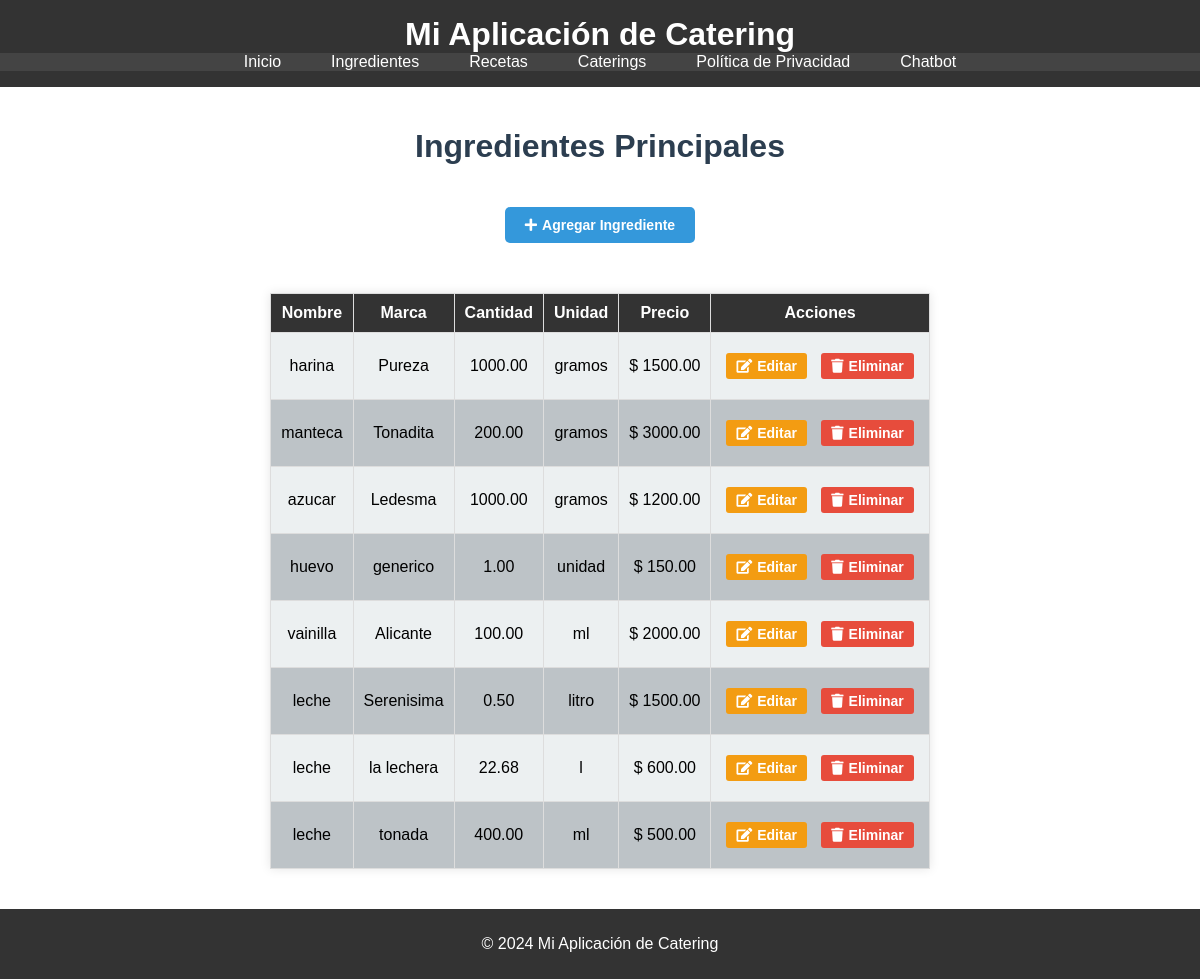
The page /calculos/ingredientes/ on the database as committed earlier.
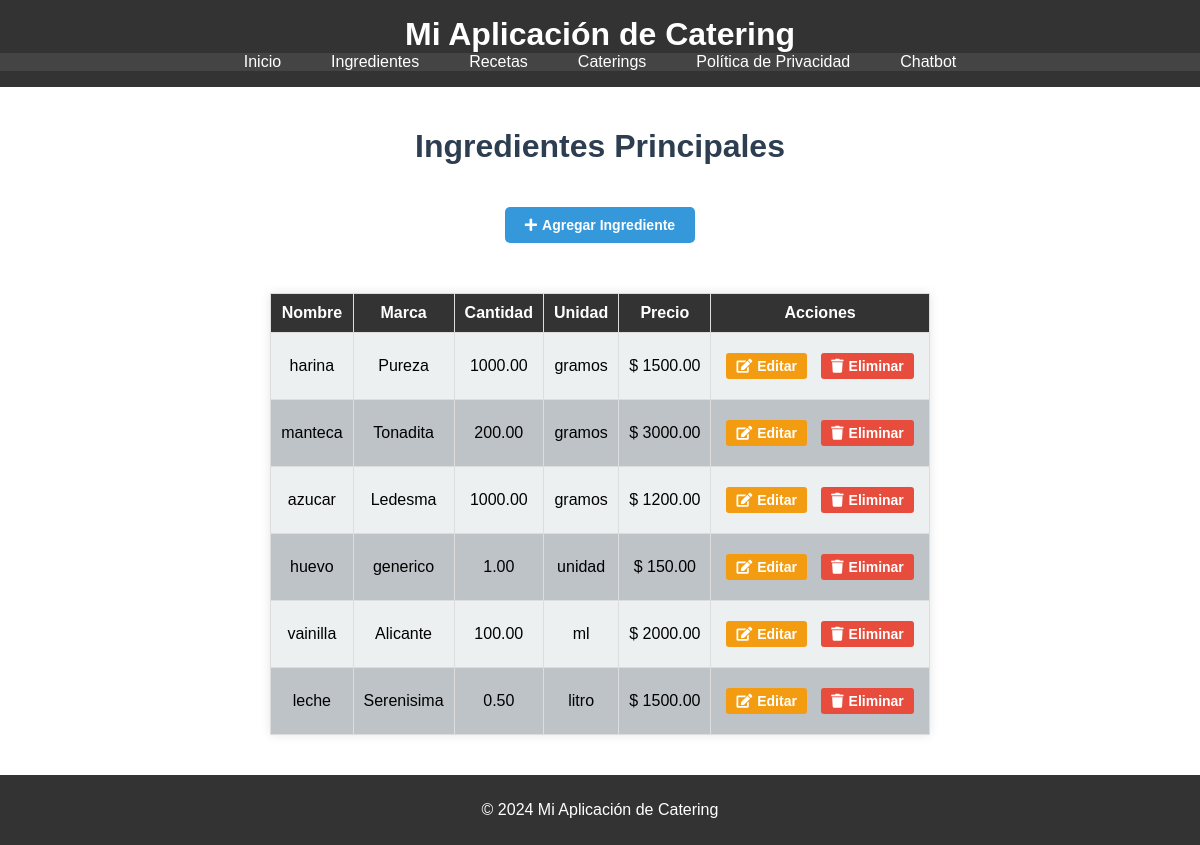
The same page on the database as committed later.
### calculos/models.py (models this page shows, shortened)
class Ingrediente(models.Model):
    nombre = models.CharField(max_length=100)
    marca = models.CharField(max_length=50, blank=True, null=True)
    cantidad = models.DecimalField(max_digits=10, decimal_places=2)
    unidad = models.CharField(max_length=100, default='ejemplo: gramos')
    precio = models.DecimalField(max_digits=10, decimal_places=2)

### calculos/views.py (the view)
# urls.py: path('ingredientes/', views.lista_ingredientes_principal, name='lista_ingredientes_principal'),
def lista_ingredientes_principal(request):
    ingredientes = Ingrediente.objects.all()
    return render(request, 'calculos/lista_ingredientes_principal.html', {'ingredientes': ingredientes})

### templates/calculos/lista_ingredientes_principal.html
{% extends 'base.html' %}
{% block content %}
<h1 style="color: #2c3e50;">Ingredientes Principales</h1>
<a href="{% url 'agregar_ingrediente_principal' %}" class="btn btn-primary" style="background-color: #3498db; color: white; padding: 10px 20px; border-radius: 5px; text-decoration: none; font-weight: bold; margin-top: 20px;">
    <i class="fas fa-plus"></i> Agregar Ingrediente
</a>
<div class="responsive-table" style="margin-top: 20px;">
    <table style="width: 100%; border-collapse: collapse;">
        <thead>
            <tr style="background-color: #34495e; color: white;">
                <th style="padding: 10px;">Nombre</th>
                <th style="padding: 10px;">Marca</th>
                <th style="padding: 10px;">Cantidad</th>
                <th style="padding: 10px;">Unidad</th>
                <th style="padding: 10px;">Precio</th>
                <th style="padding: 10px;">Acciones</th>
            </tr>
        </thead>
        <tbody>
            {% for ingrediente in ingredientes %}
            <tr style="background-color: {% cycle '#ecf0f1' '#bdc3c7' %};">
                <td data-label="Nombre" style="padding: 10px;">{{ ingrediente.nombre }}</td>
                <td data-label="Marca" style="padding: 10px;">{{ ingrediente.marca }}</td>
                <td data-label="Cantidad" style="padding: 10px;">{{ ingrediente.cantidad }}</td>
                <td data-label="Unidad" style="padding: 10px;">{{ ingrediente.unidad }}</td>
                <td data-label="Precio" style="padding: 10px;">$ {{ ingrediente.precio|floatformat:2 }}</td>
                <td data-label="Acciones" style="padding: 10px;">
                    <a href="{% url 'editar_ingrediente_principal' ingrediente.id %}" class="btn btn-warning" style="background-color: #f39c12; color: white; padding: 5px 10px; border-radius: 3px; text-decoration: none; font-size: 14px;">
                        <i class="fas fa-edit"></i> Editar
                    </a>
                    <a href="{% url 'eliminar_ingrediente_principal' ingrediente.id %}" class="btn btn-danger" style="background-color: #e74c3c; color: white; padding: 5px 10px; border-radius: 3px; text-decoration: none; font-size: 14px;" onclick="return confirm('¿Está seguro de eliminar este ingrediente?');">
                        <i class="fas fa-trash"></i> Eliminar
                    </a>
                </td>
            </tr>
            {% endfor %}
        </tbody>
    </table>
</div>
{% endblock %}

Rows that differ between the two databases and show on the page:
removed Ingrediente: nombre "leche", marca "la lechera", cantidad "22.68", unidad "l", precio "600.00"
removed Ingrediente: nombre "leche", marca "tonada", cantidad "400.00", unidad "ml", precio "500.00"
